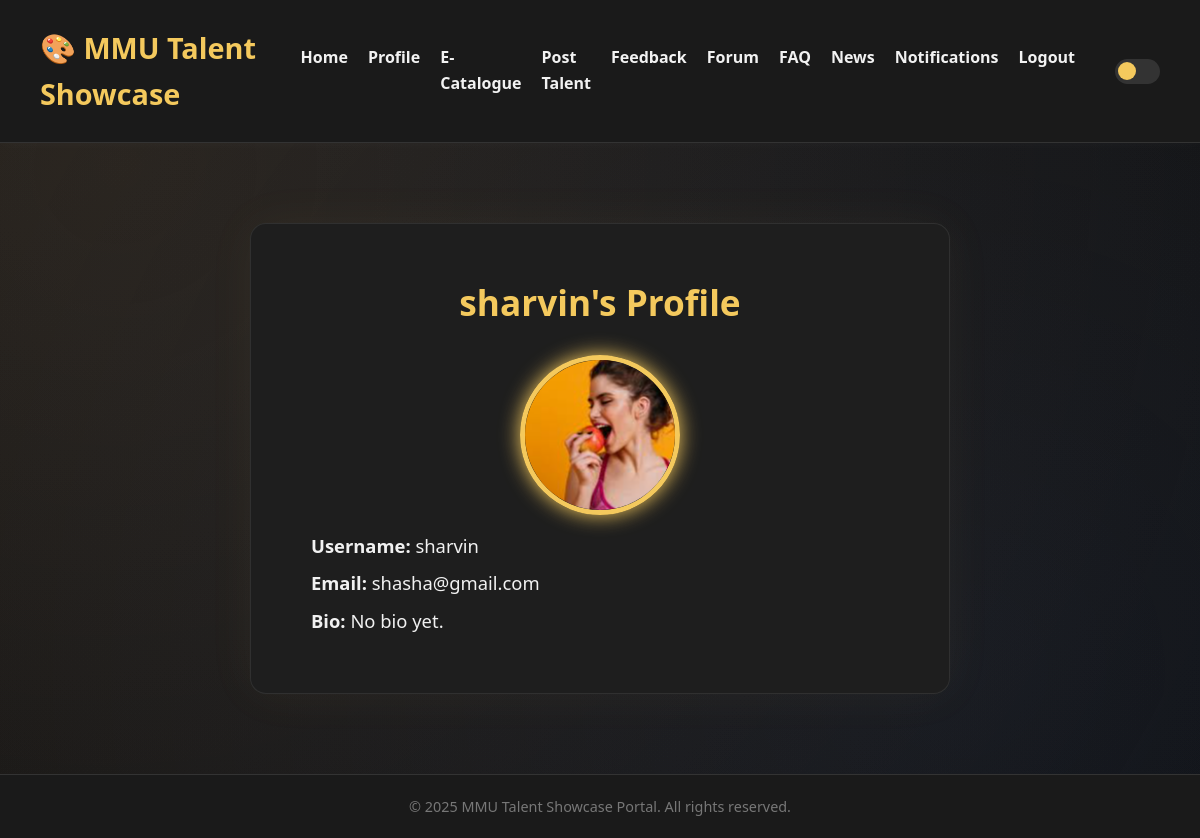
Page /profile.php?user_id=5 (signed in) on the committed database.
### tables this page shows
CREATE TABLE `users` (
  `user_id` int(11) NOT NULL,
  `username` varchar(50) NOT NULL,
  `email` varchar(100) NOT NULL,
  `password` varchar(255) NOT NULL,
  `profile_picture` varchar(255) DEFAULT NULL,
  `profile_image` varchar(255) DEFAULT NULL,
  `bio` text DEFAULT NULL,
  `is_public` tinyint(1) DEFAULT 1,
  `role` enum('admin','talent','buyer') NOT NULL DEFAULT 'talent'
);

### profile.php (the view, shortened to what this page needs)
<?php
require_once 'includes/db.php';
$current_user_id = $_SESSION['user']['user_id'];
$view_user_id = isset($_GET['user_id']) ? (int)$_GET['user_id'] : $current_user_id;
$is_own_profile = $current_user_id === $view_user_id;
$isEditing = isset($_GET['edit']) && $is_own_profile;
$stmt = $pdo->prepare("SELECT * FROM users WHERE user_id = ?");
$stmt->execute([$view_user_id]);
$user = $stmt->fetch();
?>
<?php include 'includes/header.php'; ?>
<div class="container auth-box">
    <h2><?= $is_own_profile ? 'My Profile' : htmlspecialchars($user['username']) . "'s Profile" ?></h2>
    <div class="profile-pic-wrapper">
        <?php if ($user['profile_image']): ?>
            <img src="<?= $user['profile_image'] ?>" alt="Profile Picture" class="glow-pfp" id="currentPfp">
        <?php else: ?>
            <div class="placeholder-pfp" style="width: 120px; height: 120px; background: #444; border-radius: 50%; display: flex; align-items: center; justify-content: center; color: white; font-size: 40px;">
                <?= strtoupper(substr($user['username'], 0, 1)) ?>
            </div>
        <?php endif; ?>
    </div>
    <?php if ($isEditing): ?>
    <form action="profile.php" method="POST" enctype="multipart/form-data" style="margin-top:20px;">
        <input type="text" name="username" value="<?= htmlspecialchars($user['username']) ?>" required><br>
        <input type="email" name="email" value="<?= htmlspecialchars($user['email']) ?>" required><br>
        <textarea name="bio" placeholder="Tell us about yourself..."><?= htmlspecialchars($user['bio']) ?></textarea><br>
        <label>Upload CV:</label>
        <input type="file" name="cv_file" accept=".pdf,.doc,.docx"><br>
        <input type="file" name="cropped_image" id="pfpInput" accept="image/*" style="display:none;" onchange="loadCropper(event)">
        <div class="toggle-switch" style="display: flex; align-items: center; gap: 10px;">
            <span class="switch-label">Make profile public</span>
            <label class="switch">
                <input type="checkbox" name="is_public" <?= $user['is_public'] ? 'checked' : '' ?>>
                <span class="slider"></span>
            </label>
        </div>
        <button type="submit" class="btn gold">Save Changes</button>
    </form>
    <?php else: ?>
        <p class="profile-info"><strong>Username:</strong> <?= htmlspecialchars($user['username']) ?></p>
        <p class="profile-info"><strong>Email:</strong> <?= htmlspecialchars($user['email']) ?></p>
        <p class="profile-info"><strong>Bio:</strong> <?= $user['bio'] ? nl2br(htmlspecialchars($user['bio'])) : "No bio yet." ?></p>
    <?php endif; ?>
</div>
<link href="https://cdn.jsdelivr.net/npm/cropperjs@1.5.13/dist/cropper.min.css" rel="stylesheet" />
<?php include 'includes/footer.php'; ?>

### assets/css/style.css (style rules this page uses)
* { margin: 0; padding: 0; box-sizing: border-box; }
body { font-family: 'Segoe UI', Tahoma, sans-serif; background: radial-gradient(circle at top left, #1a1a1a, #0d0d0d); color: #f1f1f1; overflow-x: hidden; position: relative; line-height: 1.6; font-size: 16px; }
body::before { content: ""; position: fixed; top: 0; left: 0; width: 100%; height: 100%; background: radial-gradient(circle at 10% 20%, rgba(255, 184, 108, 0.08), transparent), radial-gradient(circle at 80% 80%, rgba(108, 156, 255, 0.08), transparent); z-index: -1; pointer-events: none; }
.auth-box { max-width: 700px; margin: 80px auto; background-color: #1e1e1e; padding: 50px 60px; border-radius: 16px; box-shadow: 0 0 50px rgba(244, 201, 93, 0.05), 0 0 10px rgba(255, 255, 255, 0.02); border: 1px solid rgba(255, 255, 255, 0.08); backdrop-filter: blur(6px); }
.auth-box h2 { color: #f4c95d; font-size: 2.2rem; margin-bottom: 25px; text-align: center; }
.glow-pfp { width: 160px; height: 160px; border-radius: 50%; border: 5px solid #f4c95d; box-shadow: 0 0 20px #f4c95d; animation: glow 2s infinite; }
.profile-pic-wrapper { position: relative; width: fit-content; margin: auto; }
.profile-info { font-size: 1.15rem; margin: 8px 0; }

### rows in the picture
users: username "sharvin", profile_image (picture), email "shasha@gmail.com"
